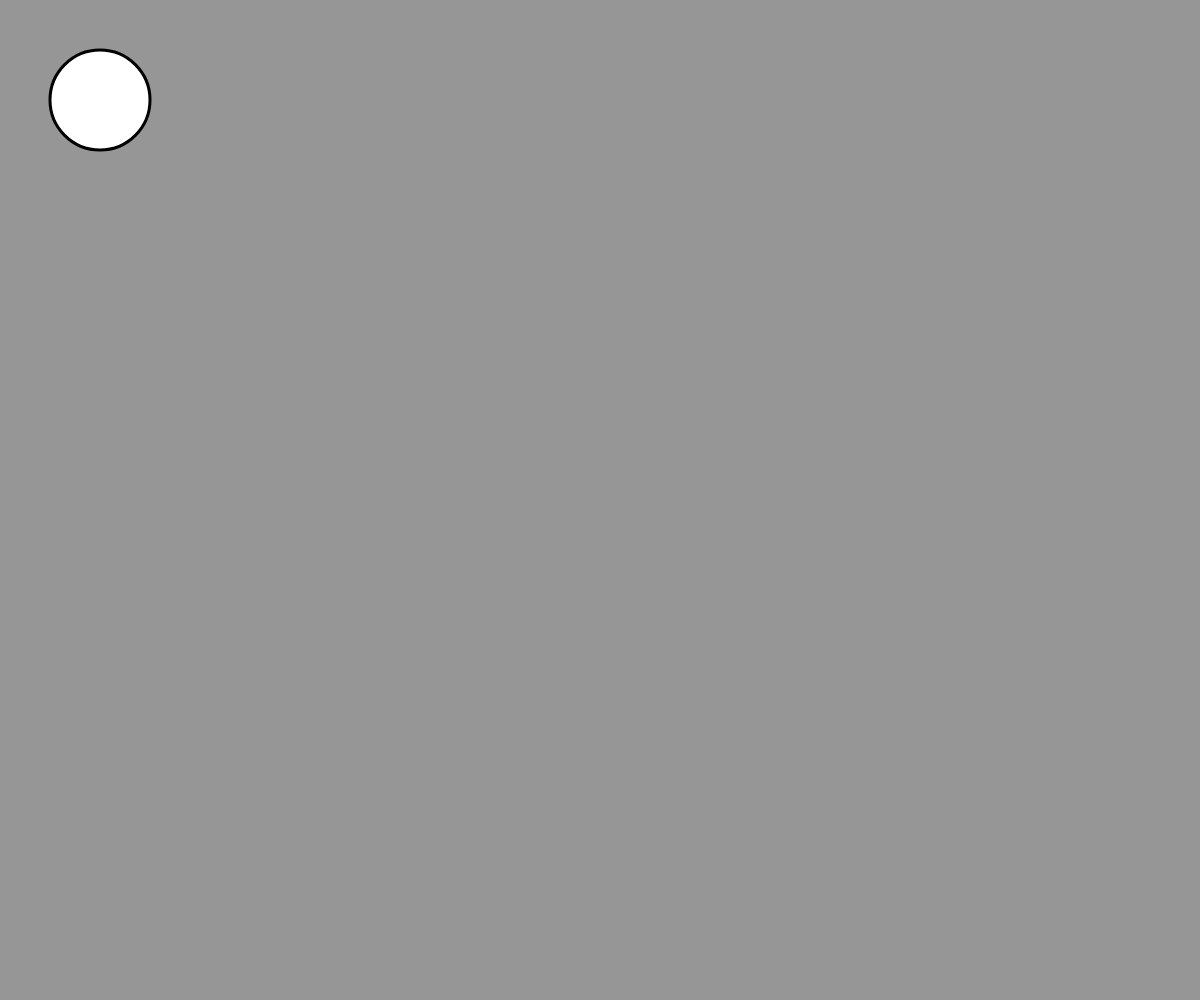
Frame 1 (no input)
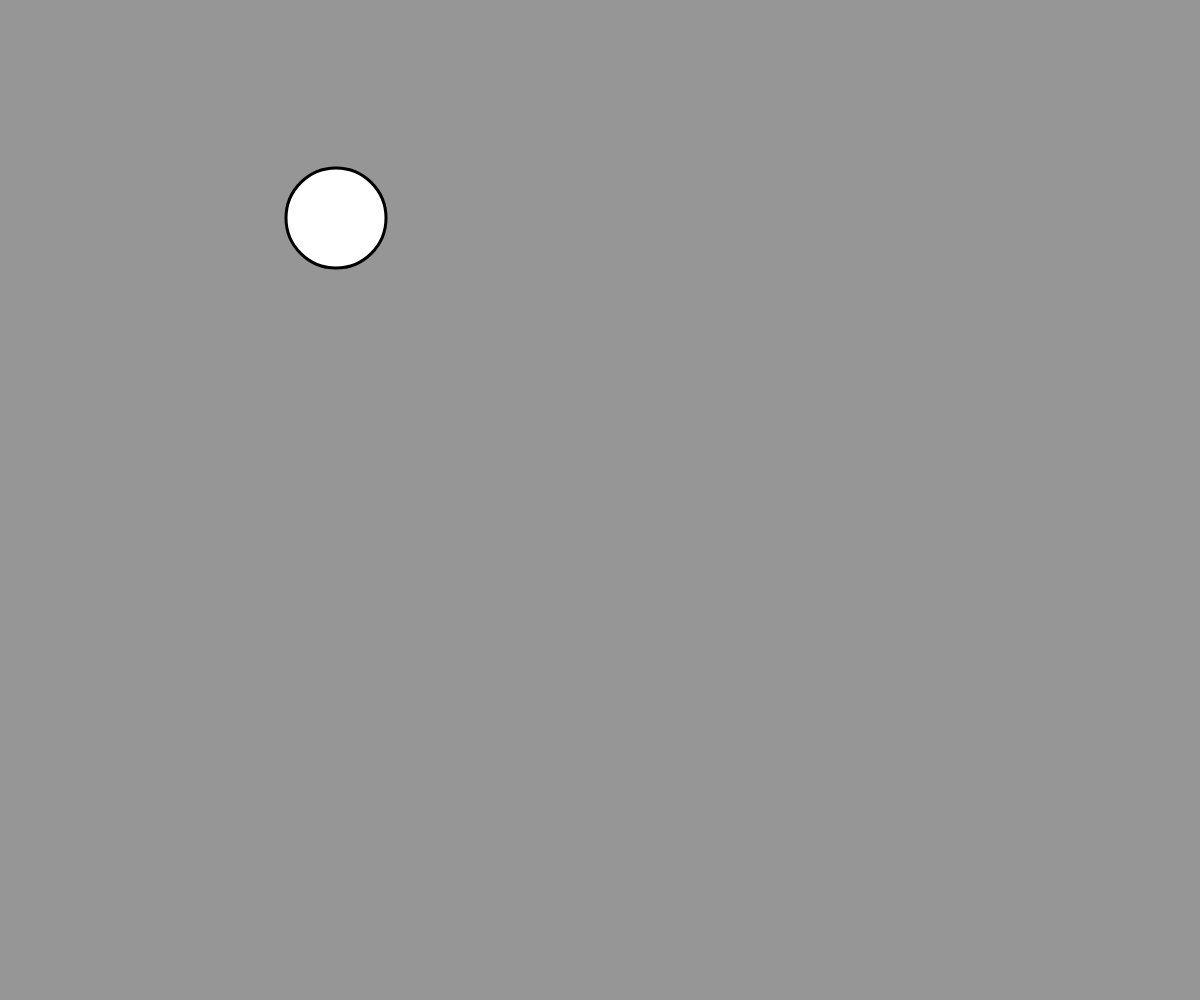
Frame 60 (no input)
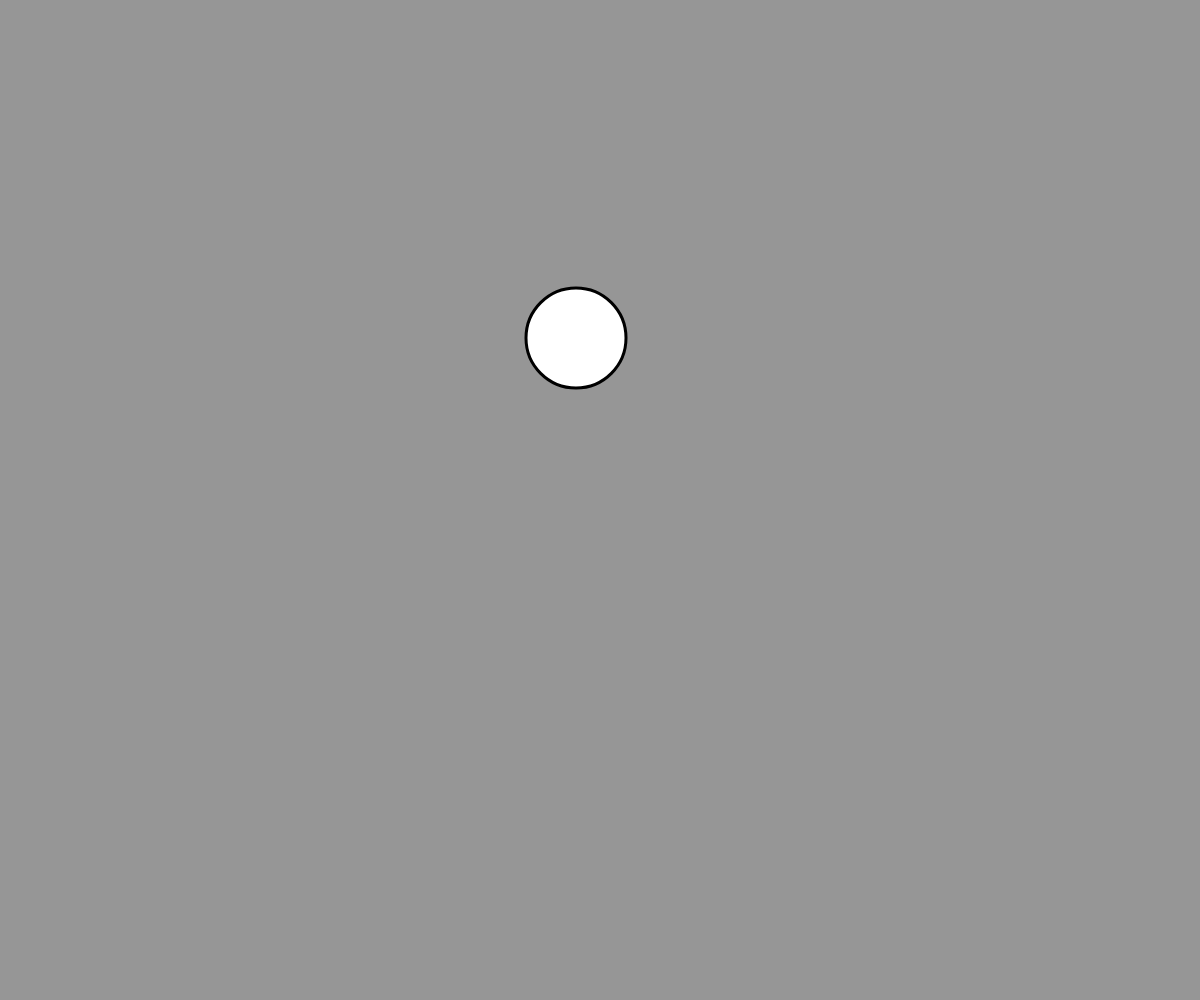
Frame 120 (the mouse pressed at the canvas centre since frame 60)

The p5.js sketch that drew these frames (run headless with seeded random() and noise() and a simulated clock; from frame 60 on, the mouse is pressed at the canvas centre):

// p5.js sketch
// ── sketch.js
let col, col1, col2;
let x = 100, y = 100;

let diameter = 100;

let xV = 4, yV = 2; //speed in the x and y directions

function setup(){
 createCanvas(windowWidth,windowHeight); 
 col1 = color("#851400");
 col2 = color("#00e2f2");

 strokeWeight(3)
 //frameRate(4)

}

function draw(){

background(150)
ellipse(x, y, diameter);

if(x > width - diameter/2){
  xV = -xV;
}
if (x < diameter/2){
  xV = -xV;
}

if(y > height -diameter/2){
    yV = -yV;
}
if(y<diameter/2){
  yV =- yV;
}

 //  x = x+1;
 //  y = y+1;
//  y++

 x+= xV;
 y+= yV;

}
